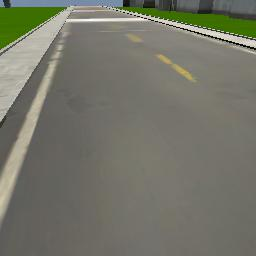
#> input picture data/train/images/0_run7_cam1_00199.jpeg, 256 x 256 px; its folder holds only this picture in this run
$ python flip.py   (older library calls are emulated)
#> lines starting #> are read from the running program, lines starting #| are printed output that depends on the picture
import os
import glob
from scipy import misc
import numpy as np

def flip_and_save_images(img_dir, extension):
#> called with img_dir = '../data/train/images', extension = 'jpeg'
  os.chdir(img_dir)
  files = glob.glob("*." + extension)
  for i, file in enumerate(files):
    print(i)
    img = misc.imread(file, flatten=False, mode='RGB')
#> img is the input picture: shape (256, 256, 3); mean R, G, B 116.8, 117.3, 105.2
    flipped_img = np.fliplr(img)
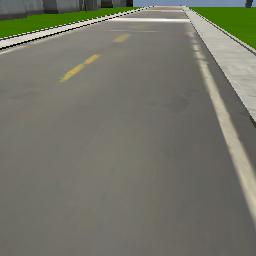
#> flipped_img: shape (256, 256, 3); mean R, G, B 116.8, 117.3, 105.2
    misc.imsave("flipped" + file, flipped_img)

flip_and_save_images("../data/train/images", "jpeg")
flip_and_save_images("../masks", "png")

flip_and_save_images("../../validation/masks", "png")
flip_and_save_images("../images", "jpeg")
